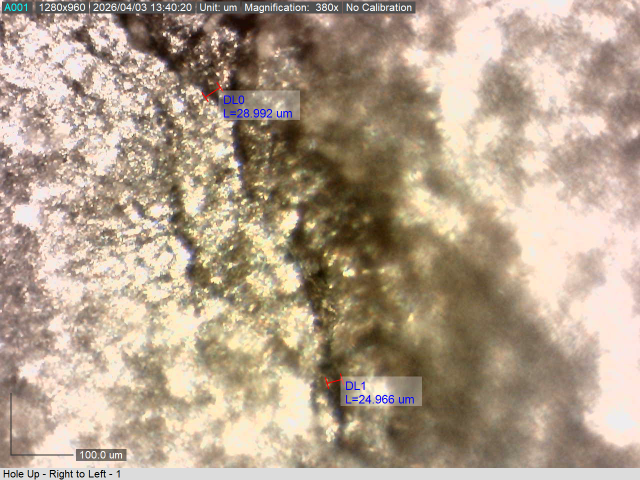
#> input picture images/0001.tif, 1280 x 960 px, given in place of fs-1.bmp, which was not available (shown at 1/2 size)
$ python hist.py
#> lines starting #> are read from the running program, lines starting #| are printed output that depends on the picture; pictures that were not available may be replaced by others from this repository, and a replacement may not be noted
import cv2
import numpy as np
import matplotlib.pyplot as plt

image_names = [
    # 'large_pit_1.tiff',
    # 'large_pit_2.tiff',
    # 'large_pit_3.tiff',
    # 'large_pit_4.tiff',
    # 'scratch_1.tiff',
    # 'scratch_2.tiff',
    # 'scratch_3.tiff',
    # 'scratch_4.tiff',
    # 'big-pit1.tiff',
    # 'faint_pit.tiff'
    # 'BlackIron_OMS_corrosion-crack.tif'
    # 'cc-8.tif',
    'fs-1.bmp',
    'fs-2.bmp',
    'fs-3.bmp',
    'fs-4.bmp',
    'fs-5.bmp',
]

def image_hist(image : cv2.typing.MatLike, title: str) -> None:
    fig, ax = plt.subplots(1, 2, figsize=(15, 8))
    ax[0].imshow(image, cmap="gray")
    ax[1].hist(image.ravel(), bins=256, range=(0., 256.))
    fig.suptitle(title)
    ax[1].set_ylabel("Frequency")
    ax[1].set_xlabel("Gray Value")
    fig.savefig(f'figures/{title}.png')

def setup_plot(image_name : str) -> None:
#> called with image_name = 'fs-1.bmp'
    image = cv2.imread(f'images/{image_name}', cv2.IMREAD_COLOR)
#> image is the input picture: shape (960, 1280, 3); mean B, G, R 140.5, 160.6, 179

    assert image is not None, f"Image '{image_name}' could not be loaded. Check the file path."

    h, w = image.shape[:2]
#> h = 960; w = 1280
    center_y, center_x = h // 2, w // 2
#> center_y = 480; center_x = 640
    half_size = min(h, w) // 2
#> half_size = 480
    cropped = image[center_y - half_size:center_y + half_size, center_x - half_size:center_x + half_size]
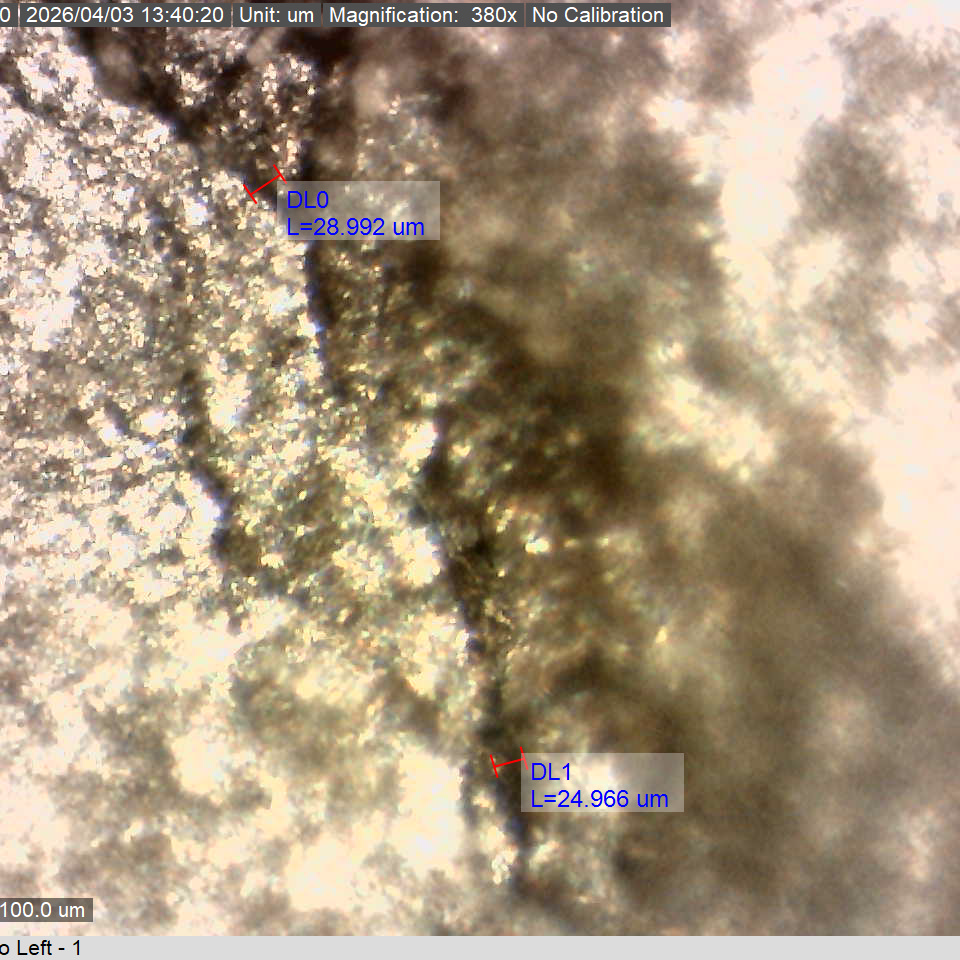
#> cropped: shape (960, 960, 3); mean B, G, R 129.4, 152.9, 170.4

    """
    ==================== SIMPLE AVERAGE FOR GRAYSCALE ====================
    """
    image_float = cropped.astype(np.float32)
    gray_float = np.mean(image_float, axis=2)
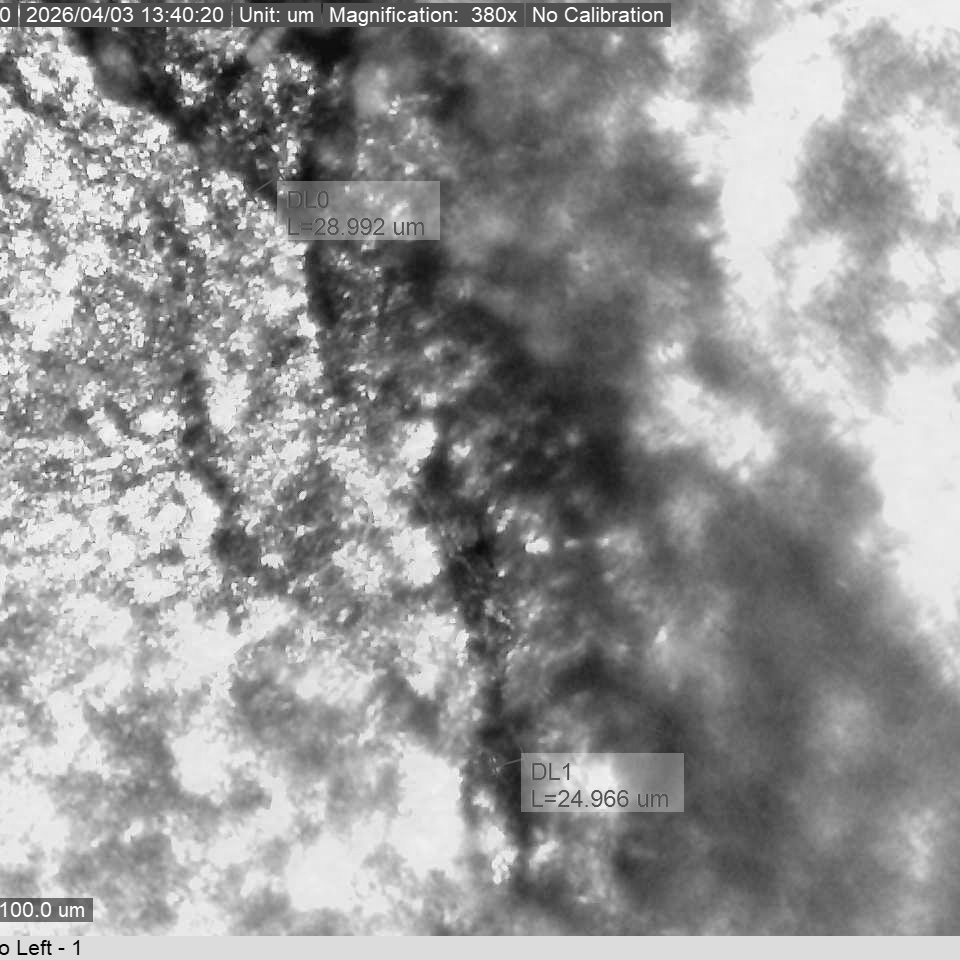
#> gray_float: shape (960, 960) float32; min 0, max 255, mean 150.9
    gray : cv2.typing.MatLike = gray_float.astype(np.uint8) # final image, equal-weighted average

    ext = image_name.find('.')

    # unprocessed
    image_hist(gray, f"{image_name[:ext]} Distribution of Gray (Unprocessed)")
#> in image_hist, `fig.savefig(f'figures/{title}.png')`:
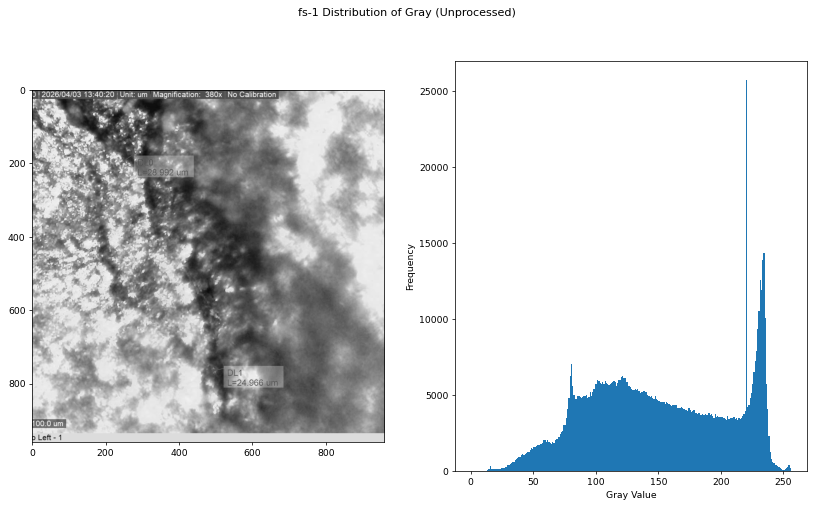
#> figure drawn by matplotlib, 2 panels; panel 2: tallest bar 25731 high, from x = 220 to 221

    gaussian_gray = cv2.GaussianBlur(gray, (0, 0), 9.5)
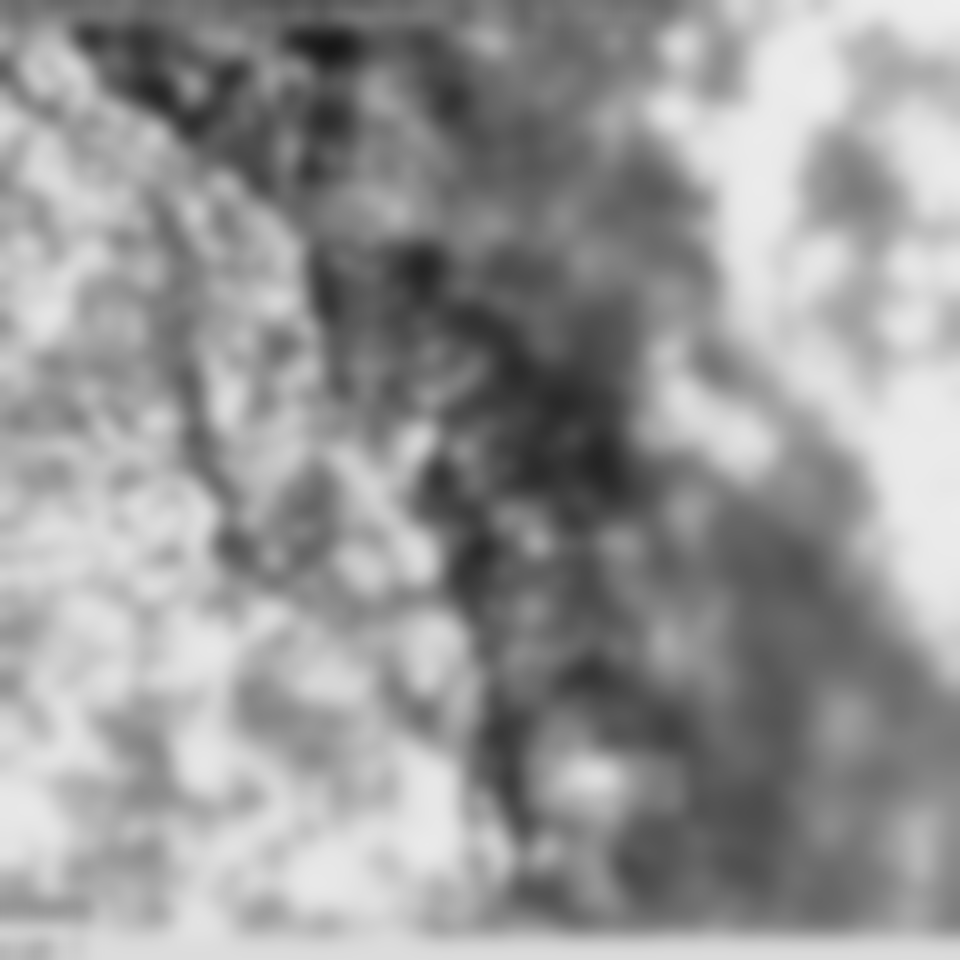
#> gaussian_gray: shape (960, 960); min 22, max 238, mean 150.6

    # gaussian
    image_hist(gaussian_gray, f"{image_name[:ext]} Distribution of Gray (Gaussian)")
#> call 2 of image_hist, with title = 'fs-1 Distribution of Gray (Gaussian)'
#> in image_hist (call 2), `fig.savefig(f'figures/{title}.png')`:
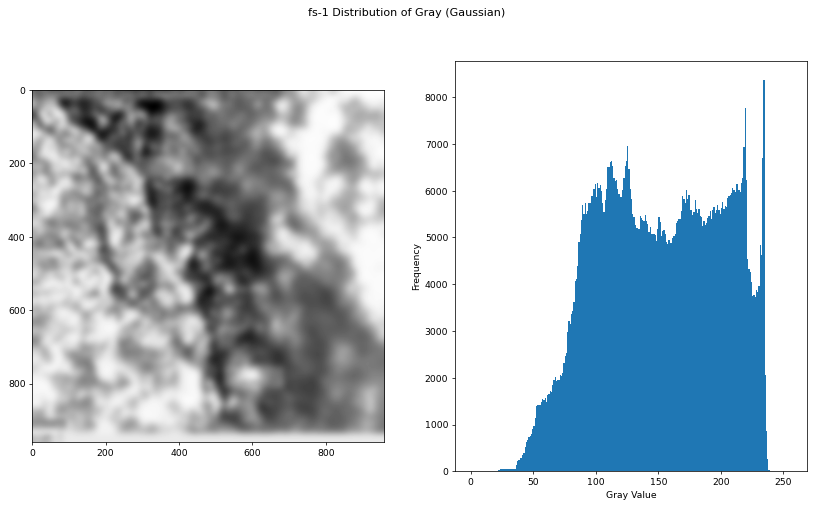
#> figure drawn by matplotlib, 2 panels; panel 2: tallest bar 8362 high, from x = 234 to 235


if __name__ == "__main__":

    assert len(image_names) > 0, "No image names were provided"
    assert len(image_names) <= 5, "Please limit the number of images to 5"

    for filename in image_names:
        setup_plot(filename)
#> pass 2 of the loop `for filename in image_names:`:
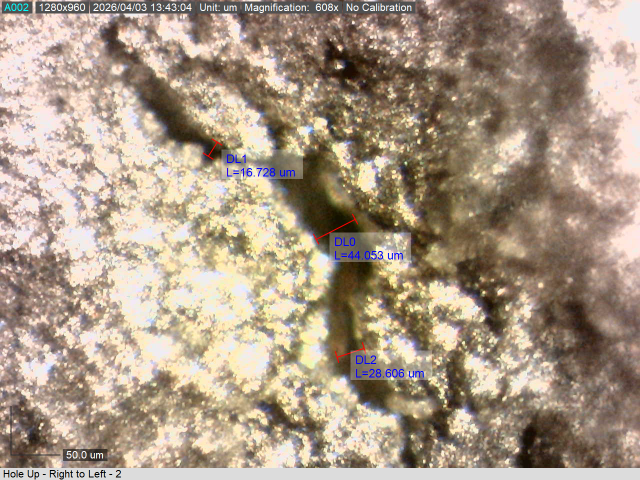
#> input picture images/0002.tif, 1280 x 960 px, given in place of fs-2.bmp, which was not available (shown at 1/2 size)
#> in setup_plot, image is the input picture: shape (960, 1280, 3); mean B, G, R 134.5, 152.8, 170.1
#> in setup_plot (call 2), `gaussian_gray = cv2.GaussianBlur(gray, (0, 0), 9.5)`:
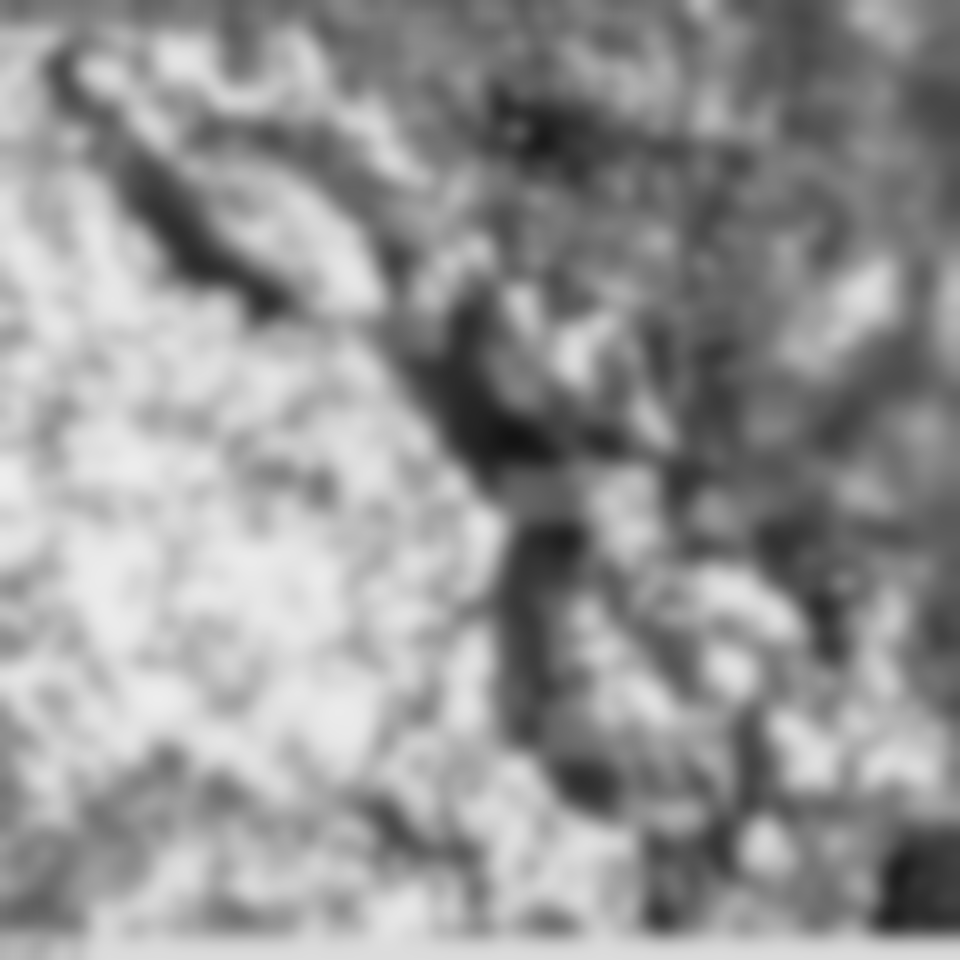
#> gaussian_gray: shape (960, 960); min 19, max 237, mean 148.4
#> in image_hist (call 4), `fig.savefig(f'figures/{title}.png')`:
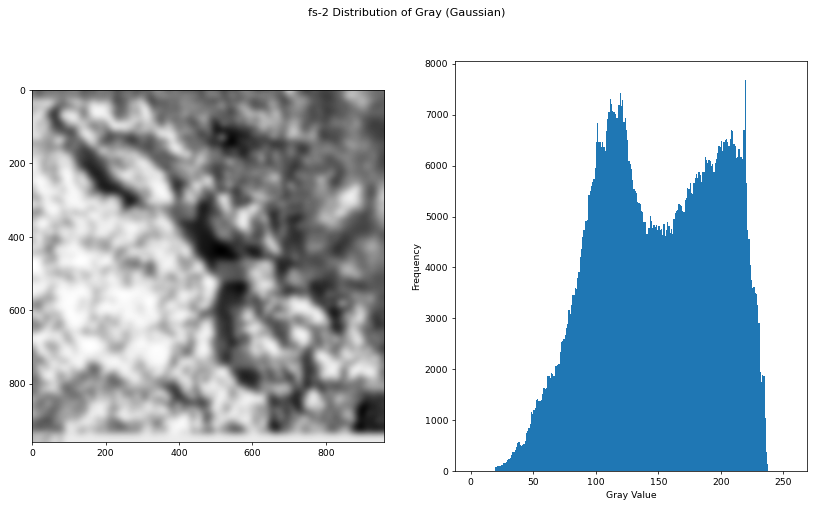
#> figure drawn by matplotlib, 2 panels; panel 2: tallest bar 7674 high, from x = 219 to 220
#> (the run stopped early here; a loop or call above may not have finished)
